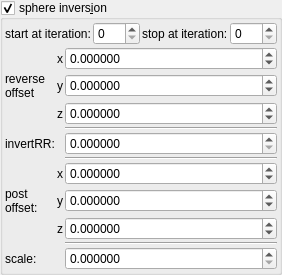
    <widget class="MyGroupBox" name="groupCheck_transf_sphere_inversion_enabled_false">
     <property name="title">
      <string>sphere invers&amp;ion</string>
     </property>
     <property name="checkable">
      <bool>true</bool>
     </property>
     <layout class="QVBoxLayout" name="verticalLayout_12" stretch="0,0">
      <property name="spacing">
       <number>2</number>
      </property>
      <property name="leftMargin">
       <number>2</number>
      </property>
      <property name="topMargin">
       <number>2</number>
      </property>
      <property name="rightMargin">
       <number>2</number>
      </property>
      <property name="bottomMargin">
       <number>2</number>
      </property>
      <item>
       <layout class="QHBoxLayout" name="horizontalLayout_28" stretch="0,1,0,1">
        <item>
         <widget class="QLabel" name="label_109">
          <property name="text">
           <string>start at iteration:</string>
          </property>
         </widget>
        </item>
        <item>
         <widget class="MySpinBox" name="spinboxInt_transf_start_iterations_X">
          <property name="sizePolicy">
           <sizepolicy hsizetype="Minimum" vsizetype="Maximum">
            <horstretch>0</horstretch>
            <verstretch>0</verstretch>
           </sizepolicy>
          </property>
          <property name="maximum">
           <number>999</number>
          </property>
         </widget>
        </item>
        <item>
         <widget class="QLabel" name="label_80">
          <property name="text">
           <string>stop at iteration:</string>
          </property>
         </widget>
        </item>
        <item>
         <widget class="MySpinBox" name="spinboxInt_transf_stop_iterations_1">
          <property name="sizePolicy">
           <sizepolicy hsizetype="Minimum" vsizetype="Maximum">
            <horstretch>0</horstretch>
            <verstretch>0</verstretch>
           </sizepolicy>
          </property>
          <property name="maximum">
           <number>999</number>
          </property>
         </widget>
        </item>
       </layout>
      </item>
      <item>
       <layout class="QGridLayout" name="gridLayout_31" columnstretch="0,0,1">
        <property name="spacing">
         <number>2</number>
        </property>
        <item row="2" column="2">
         <widget class="MyDoubleSpinBox" name="spinbox3_transf_offset_000_z">
          <property name="sizePolicy">
           <sizepolicy hsizetype="Minimum" vsizetype="Maximum">
            <horstretch>0</horstretch>
            <verstretch>0</verstretch>
           </sizepolicy>
          </property>
          <property name="font">
           <font>
            <weight>50</weight>
            <bold>false</bold>
           </font>
          </property>
          <property name="prefix">
           <string/>
          </property>
          <property name="suffix">
           <string/>
          </property>
          <property name="decimals">
           <number>6</number>
          </property>
          <property name="minimum">
           <double>-99.989999999999995</double>
          </property>
          <property name="maximum">
           <double>99.989999999999995</double>
          </property>
          <property name="singleStep">
           <double>0.100000000000000</double>
          </property>
         </widget>
        </item>
        <item row="3" column="2">
         <widget class="Line" name="line_2">
          <property name="orientation">
           <enum>Qt::Horizontal</enum>
          </property>
         </widget>
        </item>
        <item row="4" column="0">
         <widget class="QLabel" name="label_23">
          <property name="text">
           <string>invertRR:</string>
          </property>
         </widget>
        </item>
        <item row="8" column="2">
         <widget class="MyDoubleSpinBox" name="spinbox3_transf_addition_constant_z">
          <property name="sizePolicy">
           <sizepolicy hsizetype="Minimum" vsizetype="Maximum">
            <horstretch>0</horstretch>
            <verstretch>0</verstretch>
           </sizepolicy>
          </property>
          <property name="prefix">
           <string/>
          </property>
          <property name="suffix">
           <string/>
          </property>
          <property name="decimals">
           <number>6</number>
          </property>
          <property name="minimum">
           <double>-99.989999999999995</double>
          </property>
          <property name="maximum">
           <double>99.989999999999995</double>
          </property>
          <property name="singleStep">
           <double>0.100000000000000</double>
          </property>
         </widget>
        </item>
        <item row="0" column="2">
         <widget class="MyDoubleSpinBox" name="spinbox3_transf_offset_000_x">
          <property name="sizePolicy">
           <sizepolicy hsizetype="Minimum" vsizetype="Maximum">
            <horstretch>0</horstretch>
            <verstretch>0</verstretch>
           </sizepolicy>
          </property>
          <property name="font">
           <font>
            <weight>50</weight>
            <bold>false</bold>
           </font>
          </property>
          <property name="prefix">
           <string/>
          </property>
          <property name="suffix">
           <string/>
          </property>
          <property name="decimals">
           <number>6</number>
          </property>
          <property name="minimum">
           <double>-99.989999999999995</double>
          </property>
          <property name="maximum">
           <double>99.989999999999995</double>
          </property>
          <property name="singleStep">
           <double>0.100000000000000</double>
          </property>
         </widget>
        </item>
        <item row="6" column="1">
         <widget class="QLabel" name="label_126">
          <property name="text">
           <string notr="true">x</string>
          </property>
         </widget>
        </item>
        <item row="7" column="1">
         <widget class="QLabel" name="label_134">
          <property name="text">
           <string notr="true">y</string>
          </property>
         </widget>
        </item>
        <item row="2" column="1">
         <widget class="QLabel" name="label_151">
          <property name="sizePolicy">
           <sizepolicy hsizetype="Preferred" vsizetype="Preferred">
            <horstretch>0</horstretch>
            <verstretch>0</verstretch>
           </sizepolicy>
          </property>
          <property name="font">
           <font>
            <weight>50</weight>
            <bold>false</bold>
           </font>
          </property>
          <property name="text">
           <string notr="true">z</string>
          </property>
          <property name="alignment">
           <set>Qt::AlignRight|Qt::AlignTrailing|Qt::AlignVCenter</set>
          </property>
         </widget>
        </item>
        <item row="7" column="0">
         <widget class="QLabel" name="label_259">
          <property name="text">
           <string>post
offset:</string>
          </property>
         </widget>
        </item>
        <item row="1" column="2">
         <widget class="MyDoubleSpinBox" name="spinbox3_transf_offset_000_y">
          <property name="sizePolicy">
           <sizepolicy hsizetype="Minimum" vsizetype="Maximum">
            <horstretch>0</horstretch>
            <verstretch>0</verstretch>
           </sizepolicy>
          </property>
          <property name="font">
           <font>
            <weight>50</weight>
            <bold>false</bold>
           </font>
          </property>
          <property name="prefix">
           <string/>
          </property>
          <property name="suffix">
           <string/>
          </property>
          <property name="decimals">
           <number>6</number>
          </property>
          <property name="minimum">
           <double>-99.989999999999995</double>
          </property>
          <property name="maximum">
           <double>99.989999999999995</double>
          </property>
          <property name="singleStep">
           <double>0.100000000000000</double>
          </property>
         </widget>
        </item>
        <item row="1" column="1">
         <widget class="QLabel" name="label_133">
          <property name="font">
           <font>
            <weight>50</weight>
            <bold>false</bold>
           </font>
          </property>
          <property name="text">
           <string notr="true">y</string>
          </property>
          <property name="alignment">
           <set>Qt::AlignRight|Qt::AlignTrailing|Qt::AlignVCenter</set>
          </property>
         </widget>
        </item>
        <item row="0" column="1">
         <widget class="QLabel" name="label_125">
          <property name="font">
           <font>
            <weight>50</weight>
            <bold>false</bold>
           </font>
          </property>
          <property name="text">
           <string notr="true">x</string>
          </property>
          <property name="alignment">
           <set>Qt::AlignRight|Qt::AlignTrailing|Qt::AlignVCenter</set>
          </property>
         </widget>
        </item>
        <item row="7" column="2">
         <widget class="MyDoubleSpinBox" name="spinbox3_transf_addition_constant_y">
          <property name="sizePolicy">
           <sizepolicy hsizetype="Minimum" vsizetype="Maximum">
            <horstretch>0</horstretch>
            <verstretch>0</verstretch>
           </sizepolicy>
          </property>
          <property name="prefix">
           <string/>
          </property>
          <property name="suffix">
           <string/>
          </property>
          <property name="decimals">
           <number>6</number>
          </property>
          <property name="minimum">
           <double>-99.989999999999995</double>
          </property>
          <property name="maximum">
           <double>99.989999999999995</double>
          </property>
          <property name="singleStep">
           <double>0.100000000000000</double>
          </property>
         </widget>
        </item>
        <item row="8" column="1">
         <widget class="QLabel" name="label_135">
          <property name="text">
           <string notr="true">z</string>
          </property>
         </widget>
        </item>
        <item row="5" column="2">
         <widget class="Line" name="line_3">
          <property name="orientation">
           <enum>Qt::Horizontal</enum>
          </property>
         </widget>
        </item>
        <item row="4" column="2">
         <widget class="MyDoubleSpinBox" name="spinbox_transf_scaleG_1">
          <property name="sizePolicy">
           <sizepolicy hsizetype="Minimum" vsizetype="Maximum">
            <horstretch>0</horstretch>
            <verstretch>0</verstretch>
           </sizepolicy>
          </property>
          <property name="prefix">
           <string/>
          </property>
          <property name="suffix">
           <string/>
          </property>
          <property name="decimals">
           <number>6</number>
          </property>
          <property name="minimum">
           <double>0.000000000000000</double>
          </property>
          <property name="maximum">
           <double>99.989999999999995</double>
          </property>
          <property name="singleStep">
           <double>0.100000000000000</double>
          </property>
         </widget>
        </item>
        <item row="1" column="0">
         <widget class="QLabel" name="label_46">
          <property name="text">
           <string notr="true">reverse
offset</string>
          </property>
         </widget>
        </item>
        <item row="10" column="2">
         <widget class="MyDoubleSpinBox" name="spinbox_transf_scaleA_1">
          <property name="sizePolicy">
           <sizepolicy hsizetype="Minimum" vsizetype="Maximum">
            <horstretch>0</horstretch>
            <verstretch>0</verstretch>
           </sizepolicy>
          </property>
          <property name="prefix">
           <string/>
          </property>
          <property name="suffix">
           <string/>
          </property>
          <property name="decimals">
           <number>6</number>
          </property>
          <property name="minimum">
           <double>0.000000000000000</double>
          </property>
          <property name="maximum">
           <double>99.989999999999995</double>
          </property>
          <property name="singleStep">
           <double>0.100000000000000</double>
          </property>
         </widget>
        </item>
        <item row="6" column="2">
         <widget class="MyDoubleSpinBox" name="spinbox3_transf_addition_constant_x">
          <property name="sizePolicy">
           <sizepolicy hsizetype="Minimum" vsizetype="Maximum">
            <horstretch>0</horstretch>
            <verstretch>0</verstretch>
           </sizepolicy>
          </property>
          <property name="prefix">
           <string/>
          </property>
          <property name="suffix">
           <string/>
          </property>
          <property name="decimals">
           <number>6</number>
          </property>
          <property name="minimum">
           <double>-99.989999999999995</double>
          </property>
          <property name="maximum">
           <double>99.989999999999995</double>
          </property>
          <property name="singleStep">
           <double>0.100000000000000</double>
          </property>
         </widget>
        </item>
        <item row="10" column="0">
         <widget class="QLabel" name="label_24">
          <property name="text">
           <string>scale:</string>
          </property>
         </widget>
        </item>
        <item row="9" column="2">
         <widget class="Line" name="line_4">
          <property name="orientation">
           <enum>Qt::Horizontal</enum>
          </property>
         </widget>
        </item>
       </layout>
      </item>
     </layout>
    </widget>
